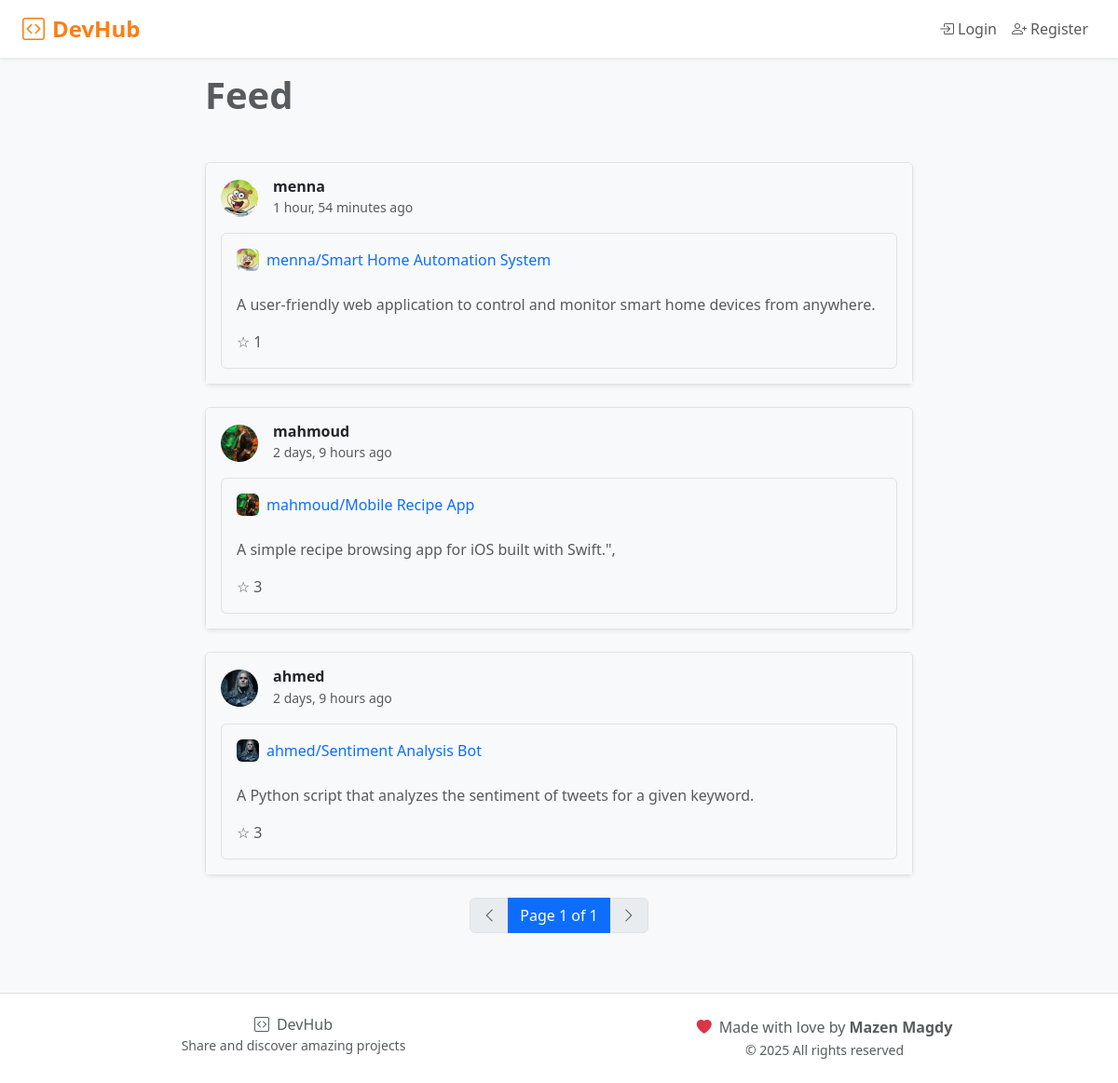
The page / on the database its author committed.
### projects/models.py (models this page shows, shortened)
class Project(models.Model):
    owner = models.ForeignKey(User, on_delete=models.CASCADE, related_name="projects")
    title = models.CharField(max_length=255)
    overview = models.CharField(max_length=100)
    description = models.TextField(blank=True)
    video_url = models.URLField(blank=True)
    github_url = models.URLField(blank=True)
    image = models.ImageField(blank=True, upload_to="media")
    objectives = models.TextField(blank=True)
    key_learning = models.TextField(blank=True)
    is_public = models.BooleanField(default=True)
    technologies = models.ManyToManyField(
        Technology, related_name="projects", blank=True
    )
    viewers = models.ManyToManyField(
        User, related_name="viewed_projects", blank=True, editable=False
    )
    stars = models.ManyToManyField(User, related_name="starred_projects", blank=True)
    timestamp = models.DateTimeField(auto_now_add=True)
    class Meta:
        ordering = ["-timestamp"]

### accounts/models.py (models this page shows, shortened)
class User(AbstractUser):
    photo = models.ImageField(blank=True, upload_to="media")
    followers = models.ManyToManyField(
        "self", symmetrical=False, related_name="following", blank=True
    )

### projects/views.py (the view)
# urls.py: path("", views.index, name="index"),
def index(request):
    projects = Project.objects.filter(is_public=True)
    if request.user.is_authenticated:
        projects = projects.exclude(owner=request.user)
    page_number = request.GET.get("page")
    paginator = Paginator(projects, 10)  # Show 10 contacts per page.
    page_obj = paginator.get_page(page_number)
    return render(request, "projects/index.html", {"page_obj": page_obj})

### projects/templates/projects/index.html (shortened to what this page needs)
{% extends "projects/layout.html" %}
{% load static %}
{% block main %}
<div class="container-fluid px-4">
    <div class="row justify-content-center">
        <div class="col-lg-8 col-md-10">
            <div class="mb-5">
                <h1 class="fw-bold mb-3 mt-3 text-muted">Feed</h1>
            </div>
            {% for project in page_obj  %}
                <div class="card shadow-sm mb-4 border rounded">
                    <div class="card-header bg-light border-0 py-3">
                        <div class="d-flex justify-content-between align-items-center">
                            <a href="{% url 'accounts:dashboard' project.owner.username %}" class="text-decoration-none">
                                <div class="d-flex align-items-center">
                                    {% if project.owner.photo %}
                                        <img src="{{ project.owner.photo.url }}" alt="{{ project.owner.username }} photo"
                                            class="rounded-circle me-3" style="width: 40px; height: 40px; object-fit: cover;">
                                    {% else %}
                                        <img src="{% static 'projects/default.png' %}" alt="default image"
                                            class="rounded-circle me-3" style="width: 40px; height: 40px; object-fit: cover;">
                                    {% endif %}
                                    <div>
                                        <h6 class="mb-0 text-dark fw-semibold">{{ project.owner.username }}</h6>
                                        <small class="text-muted">{{ project.timestamp|timesince }} ago</small>
                                    </div>
                                </div>
                            </a>
                        </div>
                        <div class="border rounded p-3 mt-3">
                            <div class="d-flex justify-content-between align-items-start mb-3">
                                <a href="{% url 'projects:detail' project.id %}"
                                    class="text-decoration-none flex-grow-1">
                                    <div class="d-flex align-items-center mb-2">
                                        {% if project.owner.photo %}
                                            <img src="{{ project.owner.photo.url }}" alt="{{ project.owner.username }} photo"
                                                class="rounded me-2" style="width: 24px; height: 24px; object-fit: cover;">
                                        {% else %}
                                        <img src="{% static 'projects/default.png' %}" alt="default image" class="rounded me-2"
                                            style="width: 24px; height: 24px; object-fit: cover;">
                                        {% endif %}
                                        <span class="text-primary fw-medium">{{ project.owner.username }}/{{ project.title }}</span>
                                    </div>
                                </a>
                            </div>
                            <p class="card-text text-muted mb-3">{{ project.overview }}</p>
                            <div class="d-flex align-items-center justify-content-between">
                                <div class="d-flex align-items-center text-muted">
                                    {% if user.is_authenticated and user in project.stars.all %}
                                        <span data-id="{{ project.id }}" class="star_icon2 me-1">★</span>
                                    {% else %}
                                        <span data-id="{{ project.id }}" class="star_icon2 me-1">☆</span>
                                    {% endif %}
                                    <span id="star-count">{{ project.stars.count }}</span>
                                </div>
                            </div>
                        </div>
                    </div>
                </div>
            {% endfor %}
            <nav aria-label="Page navigation" class="mt-4">
                <ul class="pagination justify-content-center">
                    {% if page_obj.has_previous %}
                        <li class="page-item">
                            <a class="page-link" href="?page={{ page_obj.previous_page_number }}" aria-label="Previous">
                                <i class="bi bi-chevron-left"></i>
                            </a>
                        </li>
                    {% else %}
                        <li class="page-item disabled">
                            <span class="page-link" aria-label="Previous">
                                <i class="bi bi-chevron-left"></i>
                            </span>
                        </li>
                    {% endif %}
                    <li class="page-item active">
                        <span class="page-link">
                            Page {{ page_obj.number }} of {{ page_obj.paginator.num_pages }}
                        </span>
                    </li>
                    {% if page_obj.has_next %}
                        <li class="page-item">
                            <a class="page-link" href="?page={{ page_obj.next_page_number }}" aria-label="Next">
                                <i class="bi bi-chevron-right"></i>
                            </a>
                        </li>
                    {% else %}
                        <li class="page-item disabled">
                            <span class="page-link" aria-label="Next">
                                <i class="bi bi-chevron-right"></i>
                            </span>
                        </li>
                    {% endif %}
                </ul>
            </nav>
        </div>
    </div>
</div>
{% endblock %}

### projects/static/projects/style.css (style rules this page uses)
body { background-color: #f8f9fa; font-family: 'Segoe UI', Tahoma, Geneva, Verdana, sans-serif; }
.card { transition: transform 0.2s ease-in-out, box-shadow 0.2s ease-in-out; }

### rows shown on the page
Project: owner.photo (picture), owner.username "menna", timestamp "1 hour, 54 minutes", title "Smart Home Automation System", overview "A user-friendly web application to control and monitor smart home devices from anywhere.", stars.count "1"
Project: owner.photo (picture), owner.username "mahmoud", timestamp "2 days, 9 hours", title "Mobile Recipe App", overview "A simple recipe browsing app for iOS built with Swift.\",", stars.count "3"
Project: owner.photo (picture), owner.username "ahmed", timestamp "2 days, 9 hours", title "Sentiment Analysis Bot", overview "A Python script that analyzes the sentiment of tweets for a given keyword.", stars.count "3"

### other values the page prints
{{ page_obj.number }} "1"
{{ page_obj.paginator.num_pages }} "1"
